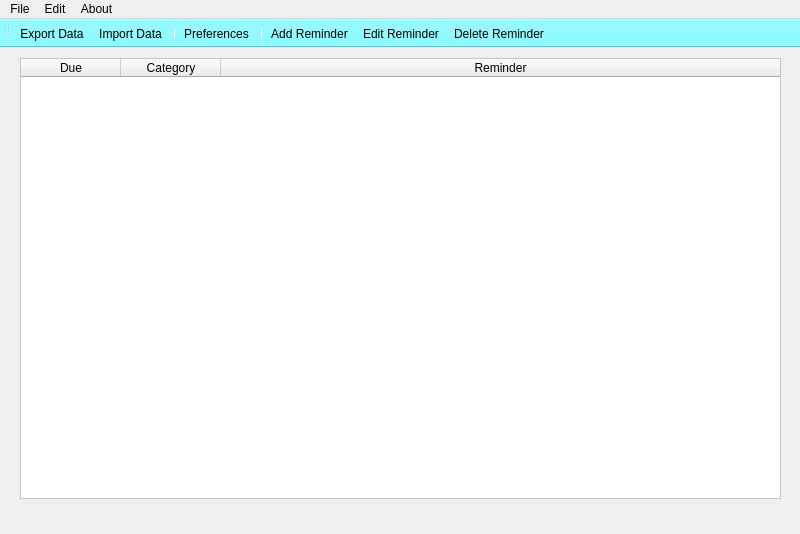
<?xml version="1.0" encoding="UTF-8"?>
<ui version="4.0">
 <class>mainWindow</class>
 <widget class="QMainWindow" name="mainWindow">
  <property name="geometry">
   <rect>
    <x>0</x>
    <y>0</y>
    <width>800</width>
    <height>534</height>
   </rect>
  </property>
  <property name="windowTitle">
   <string>QTierna</string>
  </property>
  <property name="windowIcon">
   <iconset resource="../icons.qrc">
    <normaloff>:/icons/icons/alarm-clock.png</normaloff>:/icons/icons/alarm-clock.png</iconset>
  </property>
  <property name="windowOpacity">
   <double>0.990000000000000</double>
  </property>
  <widget class="QWidget" name="centralwidget">
   <widget class="QTableWidget" name="mainTableWidget">
    <property name="geometry">
     <rect>
      <x>20</x>
      <y>10</y>
      <width>761</width>
      <height>441</height>
     </rect>
    </property>
    <property name="minimumSize">
     <size>
      <width>761</width>
      <height>0</height>
     </size>
    </property>
    <property name="styleSheet">
     <string notr="true">QTableWidget{
	background-color: #FFF;
	alternate-background-color: rgb(140, 250, 255);
}</string>
    </property>
    <property name="horizontalScrollBarPolicy">
     <enum>Qt::ScrollBarAlwaysOff</enum>
    </property>
    <property name="alternatingRowColors">
     <bool>true</bool>
    </property>
    <property name="selectionMode">
     <enum>QAbstractItemView::ContiguousSelection</enum>
    </property>
    <property name="selectionBehavior">
     <enum>QAbstractItemView::SelectRows</enum>
    </property>
    <attribute name="horizontalHeaderStretchLastSection">
     <bool>true</bool>
    </attribute>
    <attribute name="verticalHeaderStretchLastSection">
     <bool>false</bool>
    </attribute>
    <column>
     <property name="text">
      <string>Due</string>
     </property>
    </column>
    <column>
     <property name="text">
      <string>Category</string>
     </property>
    </column>
    <column>
     <property name="text">
      <string>Reminder</string>
     </property>
    </column>
   </widget>
  </widget>
  <widget class="QMenuBar" name="mainMenubar">
   <property name="geometry">
    <rect>
     <x>0</x>
     <y>0</y>
     <width>800</width>
     <height>25</height>
    </rect>
   </property>
   <widget class="QMenu" name="menuFile">
    <property name="title">
     <string>File</string>
    </property>
    <addaction name="actionImport_Data"/>
    <addaction name="actionExport_Data"/>
    <addaction name="separator"/>
    <addaction name="actionExit_2"/>
   </widget>
   <widget class="QMenu" name="menuAbout">
    <property name="title">
     <string>About</string>
    </property>
    <addaction name="actionHelp"/>
    <addaction name="separator"/>
    <addaction name="actionAbout"/>
   </widget>
   <widget class="QMenu" name="menuReminder">
    <property name="title">
     <string>Edit</string>
    </property>
    <addaction name="actionAdd_Reminder"/>
    <addaction name="actionEdit_Reminder"/>
    <addaction name="actionRemove_Reminder"/>
    <addaction name="separator"/>
    <addaction name="separator"/>
    <addaction name="actionPreferences"/>
   </widget>
   <addaction name="menuFile"/>
   <addaction name="menuReminder"/>
   <addaction name="menuAbout"/>
  </widget>
  <widget class="QToolBar" name="toolBar">
   <property name="windowTitle">
    <string>toolBar</string>
   </property>
   <property name="toolTip">
    <string>Edit Reminder</string>
   </property>
   <property name="statusTip">
    <string/>
   </property>
   <property name="styleSheet">
    <string notr="true">QToolBar{
    background-color: rgb(140, 250, 255);
     float: right;
}

QToolButton:hover{
   border: 1px solid white;
   background-color:rgb(140, 250, 255);
}</string>
   </property>
   <property name="iconSize">
    <size>
     <width>32</width>
     <height>32</height>
    </size>
   </property>
   <property name="toolButtonStyle">
    <enum>Qt::ToolButtonIconOnly</enum>
   </property>
   <attribute name="toolBarArea">
    <enum>TopToolBarArea</enum>
   </attribute>
   <attribute name="toolBarBreak">
    <bool>false</bool>
   </attribute>
   <addaction name="actionExport_Data"/>
   <addaction name="actionImport_Data"/>
   <addaction name="separator"/>
   <addaction name="actionPreferences"/>
   <addaction name="separator"/>
   <addaction name="actionAdd_Reminder"/>
   <addaction name="actionEdit_Reminder"/>
   <addaction name="actionRemove_Reminder"/>
  </widget>
  <action name="actionImport_Data">
   <property name="icon">
    <iconset resource="../icons.qrc">
     <normaloff>:/icons/icons/import_white.png</normaloff>:/icons/icons/import_white.png</iconset>
   </property>
   <property name="text">
    <string>Import Data</string>
   </property>
   <property name="shortcut">
    <string>Ctrl+I</string>
   </property>
  </action>
  <action name="actionExport_Data">
   <property name="icon">
    <iconset resource="../icons.qrc">
     <normaloff>:/icons/icons/export_white.png</normaloff>:/icons/icons/export_white.png</iconset>
   </property>
   <property name="text">
    <string>Export Data</string>
   </property>
   <property name="shortcut">
    <string>Ctrl+E</string>
   </property>
  </action>
  <action name="actionExit">
   <property name="text">
    <string>Exit</string>
   </property>
  </action>
  <action name="actionExit_2">
   <property name="text">
    <string>Exit</string>
   </property>
  </action>
  <action name="actionAdd_Reminder">
   <property name="icon">
    <iconset resource="../icons.qrc">
     <normaloff>:/icons/icons/circle-add_white.png</normaloff>:/icons/icons/circle-add_white.png</iconset>
   </property>
   <property name="text">
    <string>Add Reminder</string>
   </property>
   <property name="shortcut">
    <string>Ctrl+A</string>
   </property>
  </action>
  <action name="actionRemove_Reminder">
   <property name="icon">
    <iconset resource="../icons.qrc">
     <normaloff>:/icons/icons/trash_white.png</normaloff>:/icons/icons/trash_white.png</iconset>
   </property>
   <property name="text">
    <string>Delete Reminder</string>
   </property>
   <property name="shortcut">
    <string>Ctrl+D</string>
   </property>
  </action>
  <action name="actionHelp">
   <property name="text">
    <string>Help</string>
   </property>
  </action>
  <action name="actionAbout">
   <property name="text">
    <string>About</string>
   </property>
  </action>
  <action name="actionPreferences">
   <property name="icon">
    <iconset resource="../icons.qrc">
     <normaloff>:/icons/icons/settings_white.png</normaloff>:/icons/icons/settings_white.png</iconset>
   </property>
   <property name="text">
    <string>Preferences</string>
   </property>
  </action>
  <action name="actionEdit_Reminder">
   <property name="icon">
    <iconset resource="../icons.qrc">
     <normaloff>:/icons/icons/edit_white.png</normaloff>:/icons/icons/edit_white.png</iconset>
   </property>
   <property name="text">
    <string>Edit Reminder</string>
   </property>
   <property name="shortcut">
    <string>Ctrl+E</string>
   </property>
  </action>
 </widget>
 <resources>
  <include location="../icons.qrc"/>
 </resources>
 <connections/>
</ui>
